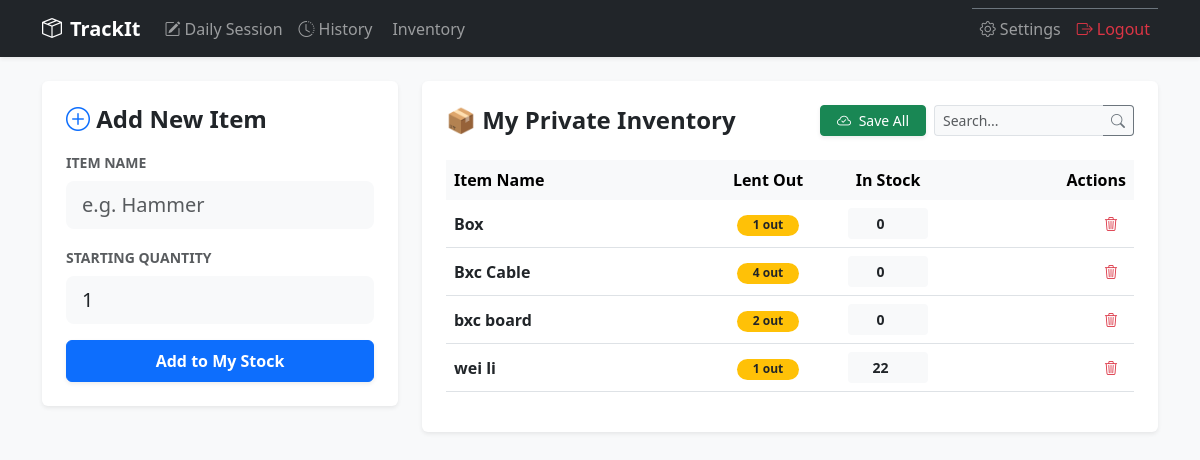
Before: /inventory (signed in) with the older database file.
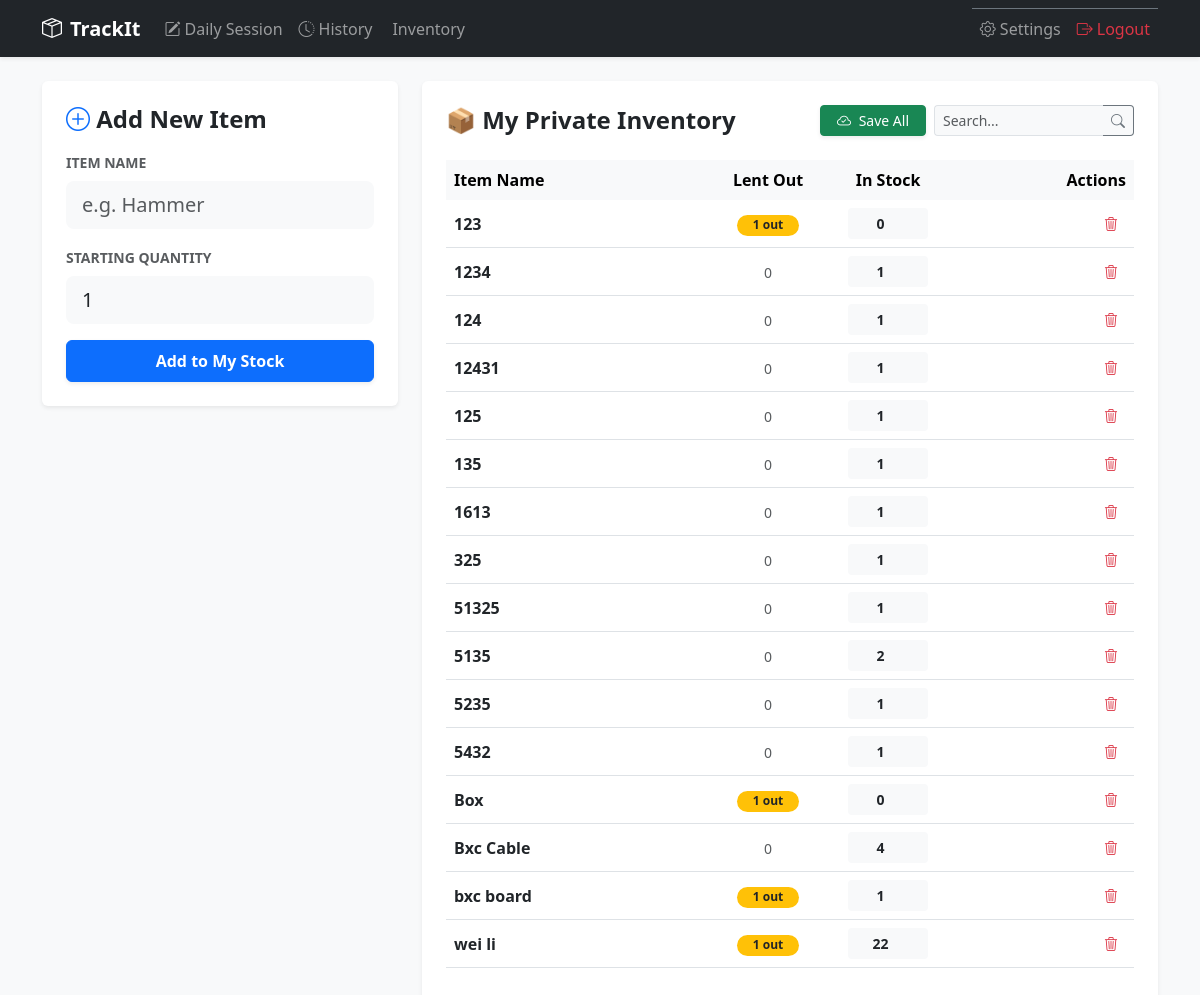
After: the same page with the newer database file.
### models.py (models this page shows)
class Item(db.Model):
    id = db.Column(db.Integer, primary_key=True)
    name = db.Column(db.String(100), nullable=False)
    quantity = db.Column(db.Integer, default=0)
    user_id = db.Column(db.Integer, db.ForeignKey('user.id'))

### app.py (the view, shortened to what this page needs)
@app.route('/inventory', methods=['GET', 'POST'])
def inventory():
    if 'user_id' not in session: return redirect(url_for('login'))
    user_id = session['user_id']
    search_query = request.args.get('search', '')
    items_query = Item.query.filter_by(user_id=user_id).order_by(Item.name)
    if search_query:
        items_query = items_query.filter(Item.name.ilike(f"%{search_query}%"))
    items_list = items_query.all()
    for item in items_list:
        lent_count = db.session.query(func.sum(DayRecord.quantity_out)).filter(
            DayRecord.item_id == item.id,
            DayRecord.is_returned == False
        ).scalar() or 0
        item.lent_out = lent_count
    return render_template('inventory.html', items=items_list, search_query=search_query)

### templates/inventory.html (shortened to what this page needs)
{% extends "base.html" %}
{% block content %}
<div class="row">
    <div class="col-md-4">
        <div class="card shadow-sm p-4 mb-4 border-0">
            <h4 class="fw-bold mb-3"><i class="bi bi-plus-circle text-primary"></i> Add New Item</h4>
            <form method="POST">
                <div class="mb-3">
                    <label class="form-label small fw-bold text-muted text-uppercase">Item Name</label>
                    <input type="text" name="name" class="form-control form-control-lg bg-light border-0" placeholder="e.g. Hammer" required>
                </div>
                <div class="mb-3">
                    <label class="form-label small fw-bold text-muted text-uppercase">Starting Quantity</label>
                    <input type="number" name="qty" class="form-control form-control-lg bg-light border-0" value="1" min="1" required>
                </div>
                <button type="submit" class="btn btn-primary w-100 fw-bold py-2 shadow-sm">
                    Add to My Stock
                </button>
            </form>
        </div>
    </div>
    <div class="col-md-8">
        <form method="POST">
            <div class="card shadow-sm p-4 border-0">
                <div class="d-flex justify-content-between align-items-center mb-4">
                    <h4 class="fw-bold mb-0">📦 My Private Inventory</h4>
                    <div class="d-flex gap-2">
                        <button type="submit" name="bulk_save" class="btn btn-success btn-sm shadow-sm px-3">
                            <i class="bi bi-cloud-check me-1"></i> Save All
                        </button>
                        <div class="input-group input-group-sm" style="width: 200px;">
                            <input type="text" name="search" class="form-control border-end-0 bg-light"
                                   placeholder="Search..." value="{{ search_query }}" form="searchForm">
                            <button class="btn btn-outline-secondary border-start-0 bg-light" type="submit" form="searchForm">
                                <i class="bi bi-search"></i>
                            </button>
                        </div>
                    </div>
                </div>
                <div class="table-responsive">
                    <table class="table table-hover align-middle">
                        <thead class="table-light">
                            <tr>
                                <th class="border-0">Item Name</th>
                                <th class="border-0 text-center" style="width: 120px;">Lent Out</th>
                                <th class="border-0 text-center" style="width: 120px;">In Stock</th>
                                <th class="border-0 text-end">Actions</th>
                            </tr>
                        </thead>
                        <tbody>
                            {% for item in items %}
                            <tr>
                                <td class="fw-bold">{{ item.name }}</td>
                                <td class="text-center">
                                    {% if item.lent_out > 0 %}
                                        <span class="badge rounded-pill bg-warning text-dark px-3">
                                            {{ item.lent_out }} out
                                        </span>
                                    {% else %}
                                        <span class="text-muted small">0</span>
                                    {% endif %}
                                </td>
                                <td class="text-center">
                                    <input type="number" name="quantities[]"
                                           class="form-control form-control-sm text-center fw-bold border-0 bg-light mx-auto"
                                           style="width: 80px;"
                                           value="{{ item.quantity }}" min="0">
                                </td>
                                <td class="text-end">
                                    <a href="{{ url_for('delete_item', id=item.id) }}"
                                       class="btn btn-sm btn-outline-danger border-0"
                                       onclick="return confirm('Wait! All history for this item will be lost. Proceed?')">
                                        <i class="bi bi-trash3"></i>
                                    </a>
                                </td>
                            </tr>
                            {% endfor %}
                        </tbody>
                    </table>
                </div>
            </div>
        </form>
    </div>
</div>
{% endblock %}

### templates/base.html (shortened to what this page needs)
<!DOCTYPE html>
<html lang="en">
<head>
    <link href="https://cdn.jsdelivr.net/npm/bootstrap@5.3.0/dist/css/bootstrap.min.css" rel="stylesheet">
    <link rel="stylesheet" href="https://cdn.jsdelivr.net/npm/bootstrap-icons@1.11.0/font/bootstrap-icons.css">
</head>
<body class="bg-light">
    <nav class="navbar navbar-expand-lg navbar-dark bg-dark shadow-sm mb-4">
        <div class="container">
            <a class="navbar-brand fw-bold" href="{{ url_for('index') }}">
                <i class="bi bi-box-seam me-2"></i>TrackIt
            </a>
            <div class="collapse navbar-collapse" id="navbarNav">
                <ul class="navbar-nav me-auto">
                    <li class="nav-item">
                        <a class="nav-link" href="{{ url_for('record') }}">
                            <i class="bi bi-pencil-square me-1"></i>Daily Session
                        </a>
                    </li>
                    <li class="nav-item">
                        <a class="nav-link" href="{{ url_for('history') }}">
                            <i class="bi bi-clock-history me-1"></i>History
                        </a>
                    </li>
                    <li class="nav-item">
                        <a class="nav-link" href="{{ url_for('inventory') }}">
                            Inventory
                        </a>
                    </li>
                </ul>
                <ul class="navbar-nav ms-auto border-top border-secondary border-lg-0 mt-2 mt-lg-0 pt-2 pt-lg-0">
                    <li class="nav-item">
                        <a class="nav-link" href="{{ url_for('settings') }}">
                            <i class="bi bi-gear me-1"></i>Settings
                        </a>
                    </li>
                    <li class="nav-item">
                        <a class="nav-link text-danger" href="{{ url_for('logout') }}">
                            <i class="bi bi-box-arrow-right me-1"></i>Logout
                        </a>
                    </li>
                </ul>
            </div>
        </div>
    </nav>
    <div class="container">
        {% block content %}{% endblock %}
    </div>
</body>
</html>

Changed rows visible on the page:
added Item: name "123", lent_out "1", quantity "0"
added Item: name "1234", shows "0", quantity "1"
added Item: name "124", shows "0", quantity "1"
added Item: name "12431", shows "0", quantity "1"
added Item: name "125", shows "0", quantity "1"
added Item: name "135", shows "0", quantity "1"
added Item: name "1613", shows "0", quantity "1"
added Item: name "325", shows "0", quantity "1"
added Item: name "51325", shows "0", quantity "1"
added Item: name "5135", shows "0", quantity "2"
added Item: name "5235", shows "0", quantity "1"
added Item: name "5432", shows "0", quantity "1"
changed Item "Bxc Cable": quantity "0" → "4"; lent_out "4" → (not shown); text "out" → "0"
changed Item "bxc board": lent_out "2" → "1"; quantity "0" → "1"
